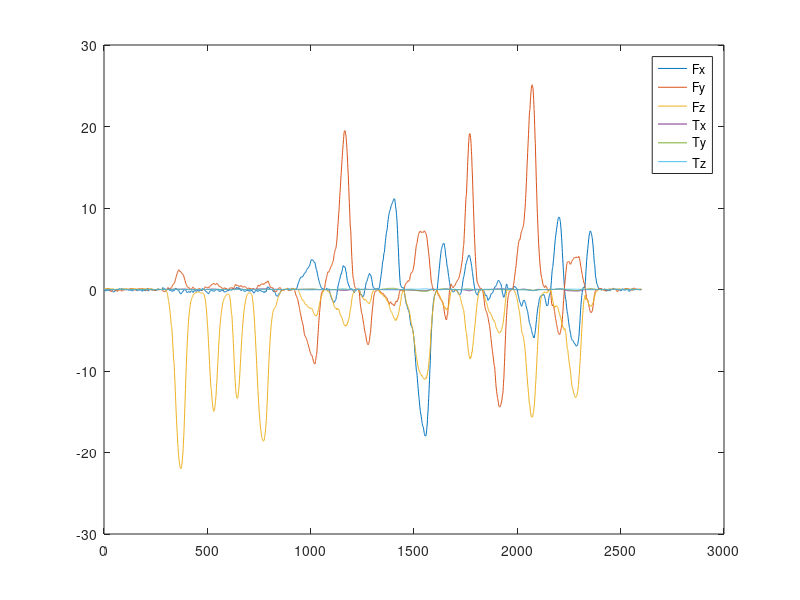

MATLAB code for this plot:
%Load data file
D=load('RFT_log_20171215_164722.txt'); % change data file name

figure(1);
plot(D);
legend('Fx','Fy','Fz','Tx','Ty','Tz');

    
